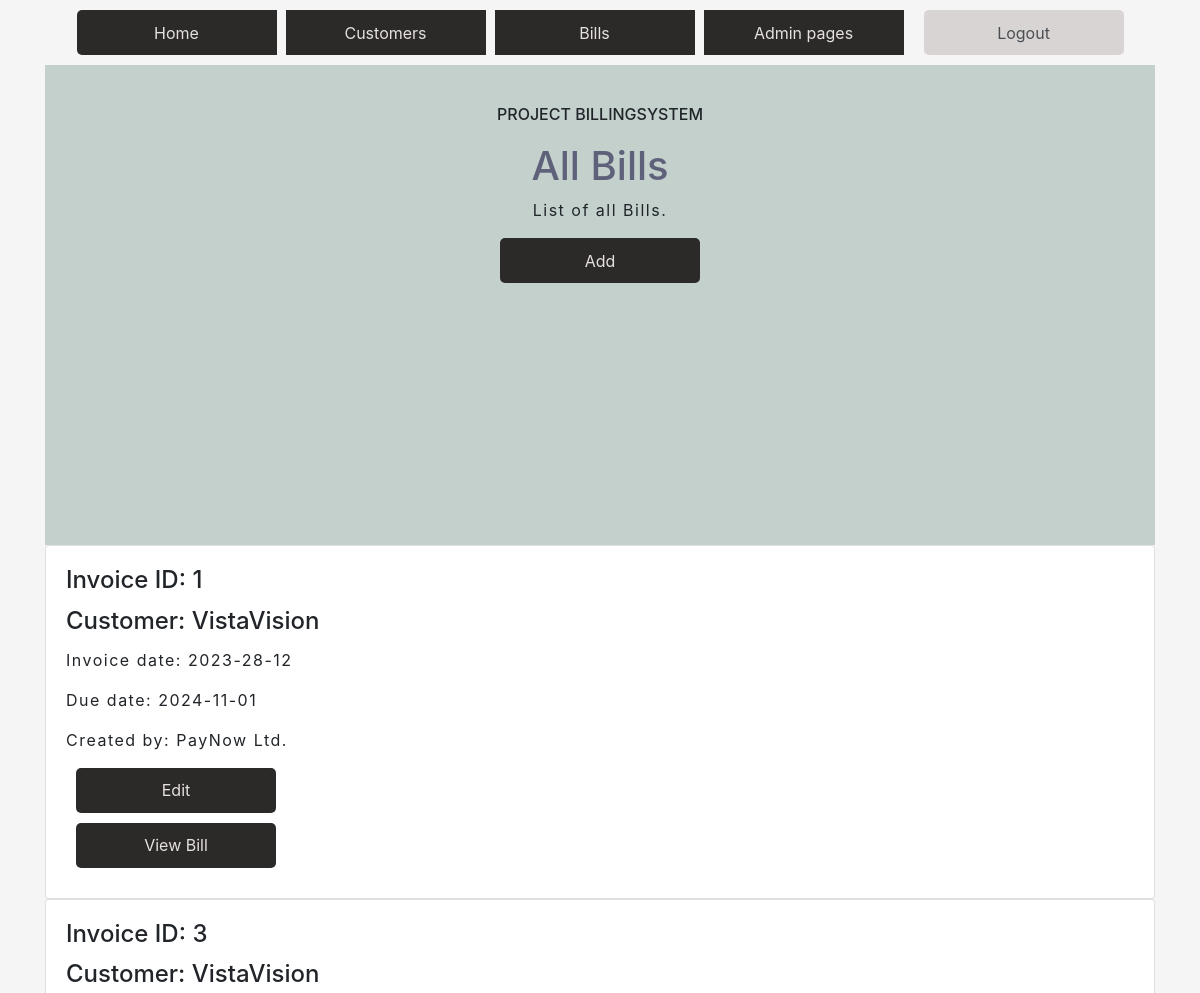
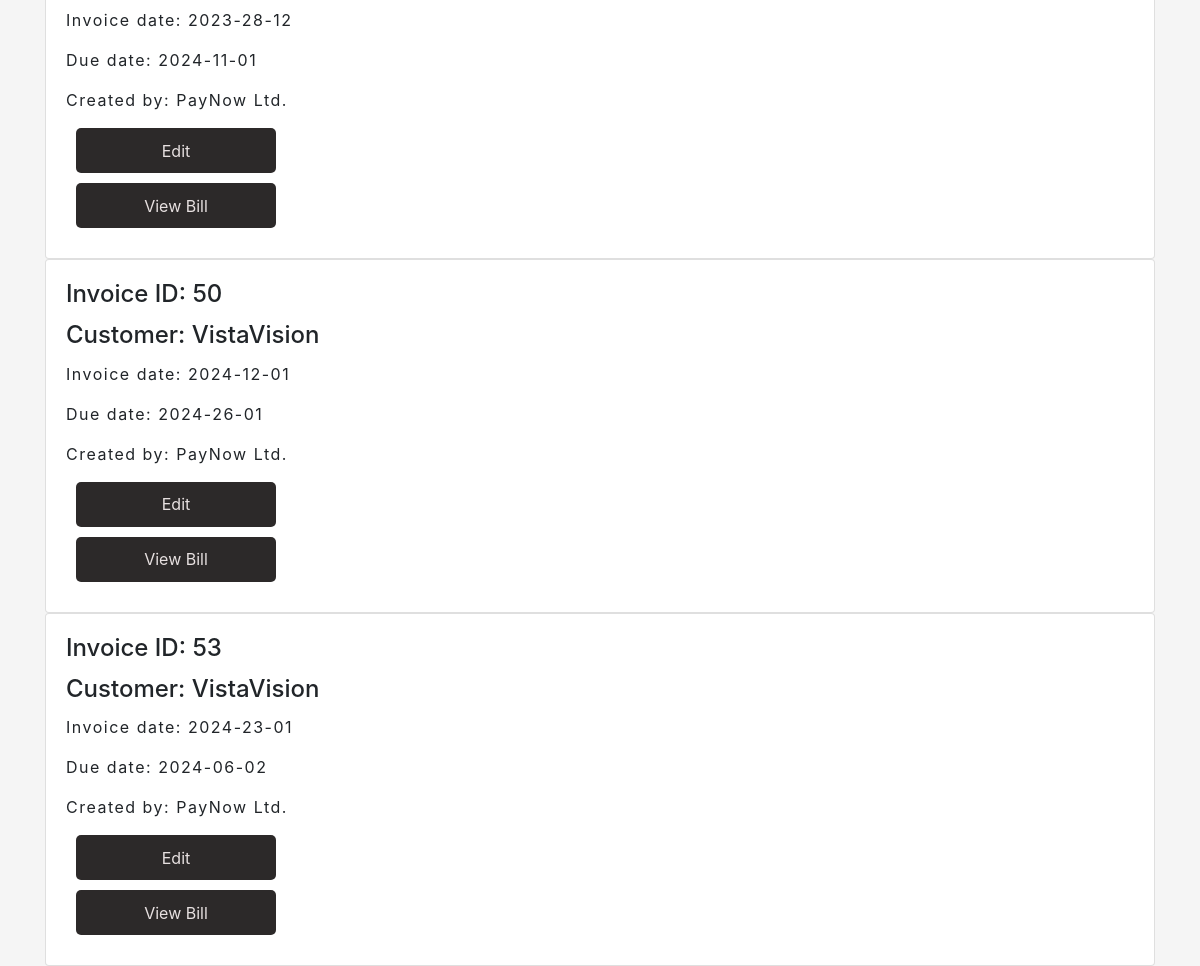
The page /invoices-by-customer/1/ on the database as committed earlier (2 pictures, top to bottom).
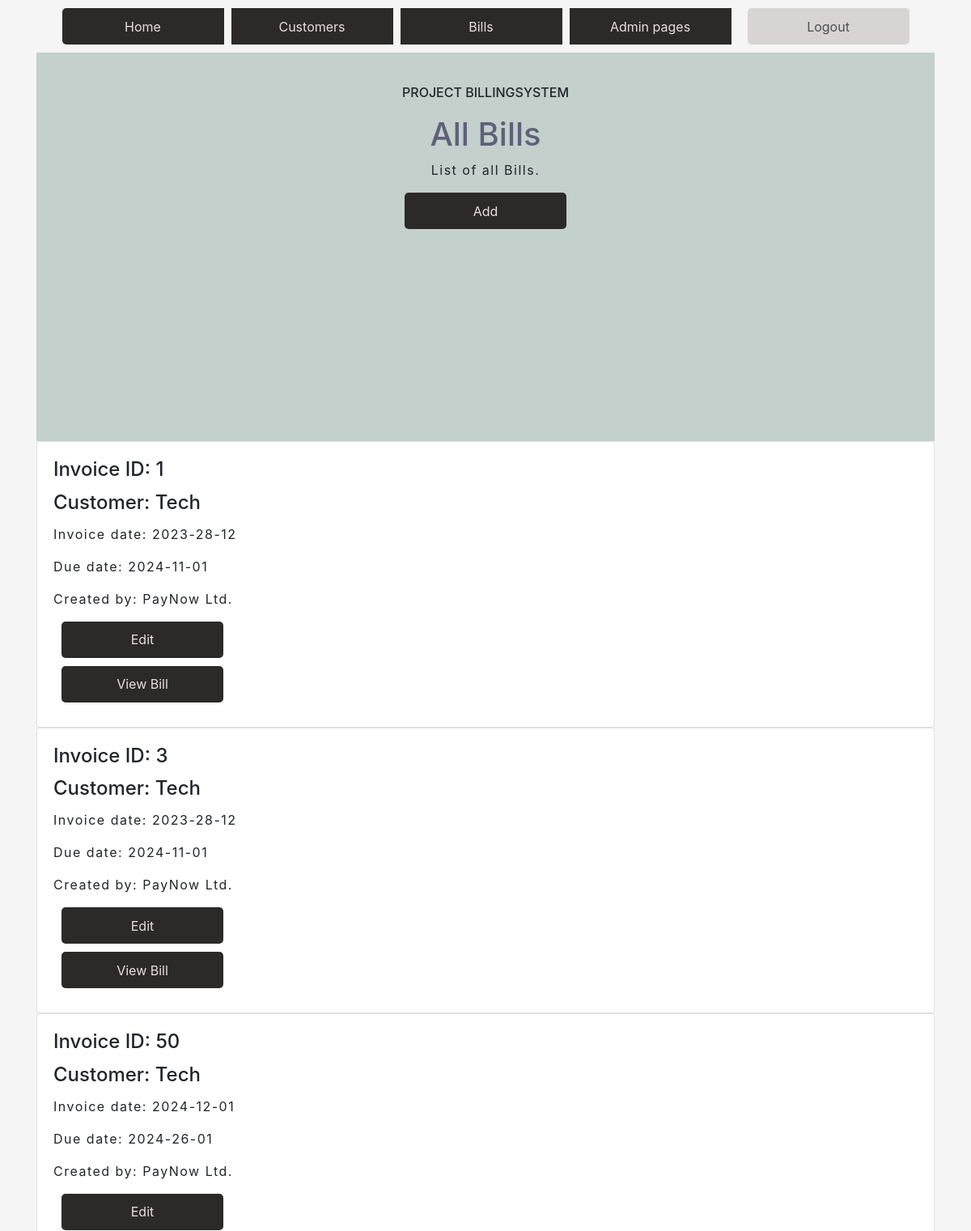
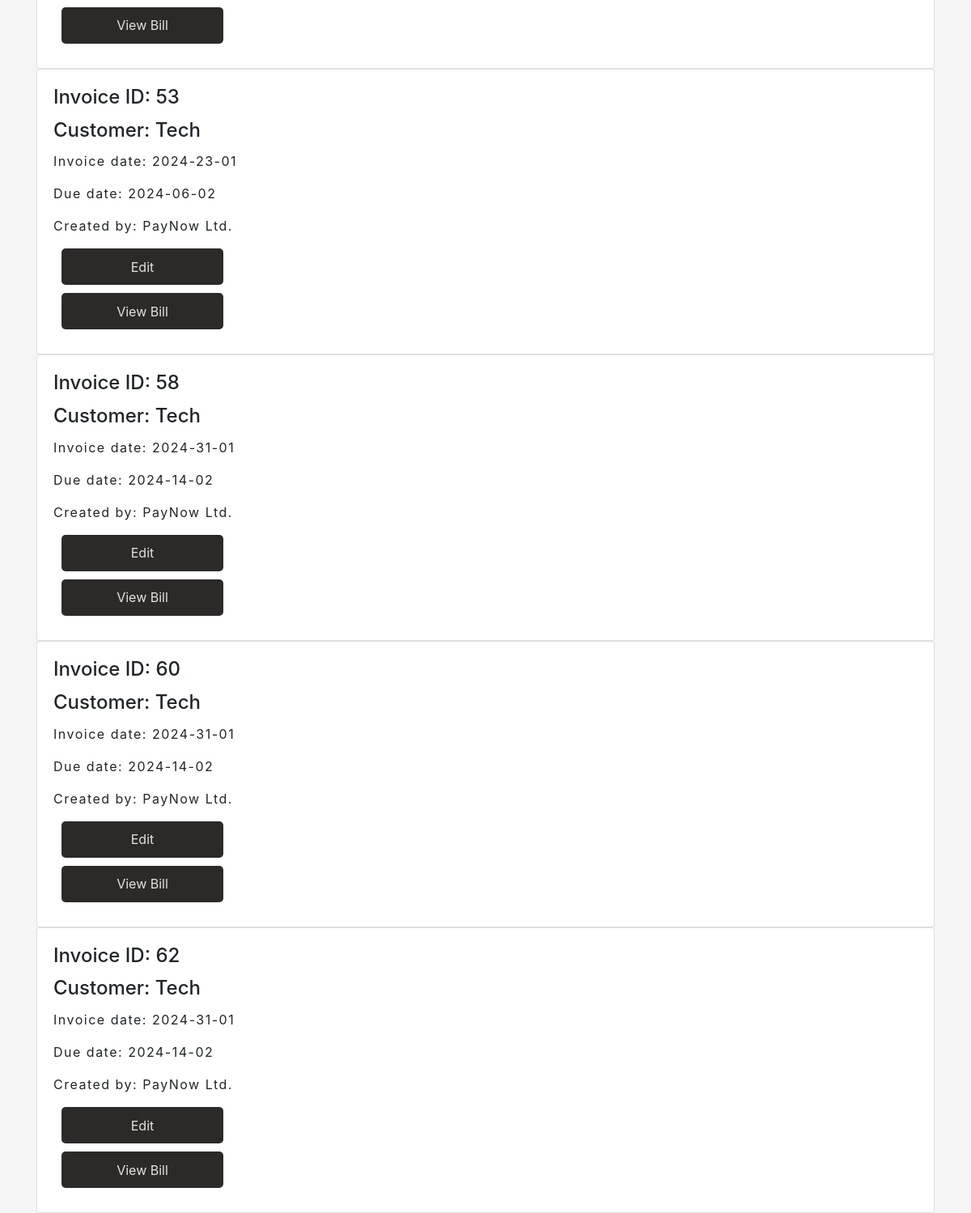
The same page on the database as committed later (2 pictures, top to bottom).
### app/models.py (models this page shows, shortened)
class Invoice(models.Model):
    invoiceDate = models.DateTimeField(auto_now_add=True)
    dueDate = models.DateTimeField(default=datetime.now() + timedelta(days=14)) #time + 14 days
    customerAccount = models.ForeignKey(CustomerAccount, on_delete =models.PROTECT)
    account = models.ForeignKey(Account, on_delete =models.PROTECT)

class CustomerAccount(models.Model):
    name = models.CharField(max_length = 50, default=None)
    address = models.CharField(max_length = 50, default=None)
    phone = models.CharField(max_length = 50, default=None)
    mail = models.CharField(max_length = 50, default=None)
    vat = models.CharField(max_length = 20, default=None)
    account = models.ForeignKey(Account, on_delete =models.PROTECT)

class Account(models.Model):
    name = models.CharField(max_length =20, default=None)
    address = models.CharField(max_length =50, default=None)
    phone = models.CharField(max_length =50, default=None)
    mail = models.CharField(max_length =50, default=None)
    vat = models.CharField(max_length =20, default=None)
    bankAccountNr = models.CharField(max_length =20, default=None)

### app/views.py (the view)
# urls.py: path('invoices-by-customer/<int:id>/', invoices_filtered),
def invoices_filtered(request, id):
    invoicelist = Invoice.objects.all()
    filteredinvoices = invoicelist.filter(customerAccount = id)
    context = {'invoices': filteredinvoices}
    return render (request,"invoicelist.html",context)

### app/templates/invoicelist.html
{% extends 'index.html' %}
{%load static%}
{% block content %}
<section id="main">
    <div class="main-text">
    <h6>Project Billingsystem</h6>
    <h1>All Bills</h1>
    <p>List of all Bills.</p>
    <center>
        <a class="btn" href="/add-invoice">Add</a>
    </center>
    </div>
    </section>
    {% for i in invoices %}
    <div class="customerList">
    <div class="card" style="width: 100%;">
    <div class="card-body">
        <h4 class="card-title">Invoice ID: {{i.id}}</h4>
        <h4 class="card-title">Customer: {{i.customerAccount.name}}</h4>
        <p class="card-text">Invoice date: {{i.invoiceDate|date:"Y-d-m"}} </p>
        <p class="card-text">Due date: {{i.dueDate|date:"Y-d-m"}} </p>
        <p class="card-text">Created by: {{i.account.name}} </p>
        <a href="/edit-invoice-get/{{i.id}}/"class="btn" >Edit</a>
        <a class="btn" href="/invoice/{{i.id}}/preview/">View Bill</a>
    </div>
</div>
</div>
{% endfor %}
{% endblock %}

Rows that differ between the two databases and show on the page:
changed through a linked row, Invoice id 1: customerAccount.name "VistaVision" → "Tech"
changed through a linked row, Invoice id 3: customerAccount.name "VistaVision" → "Tech"
changed through a linked row, Invoice id 50: customerAccount.name "VistaVision" → "Tech"
changed through a linked row, Invoice id 53: customerAccount.name "VistaVision" → "Tech"
added Invoice: id "58", customerAccount.name "Tech", invoiceDate "2024-31-01", dueDate "2024-14-02", account.name "PayNow Ltd."
added Invoice: id "60", customerAccount.name "Tech", invoiceDate "2024-31-01", dueDate "2024-14-02", account.name "PayNow Ltd."
added Invoice: id "62", customerAccount.name "Tech", invoiceDate "2024-31-01", dueDate "2024-14-02", account.name "PayNow Ltd."
